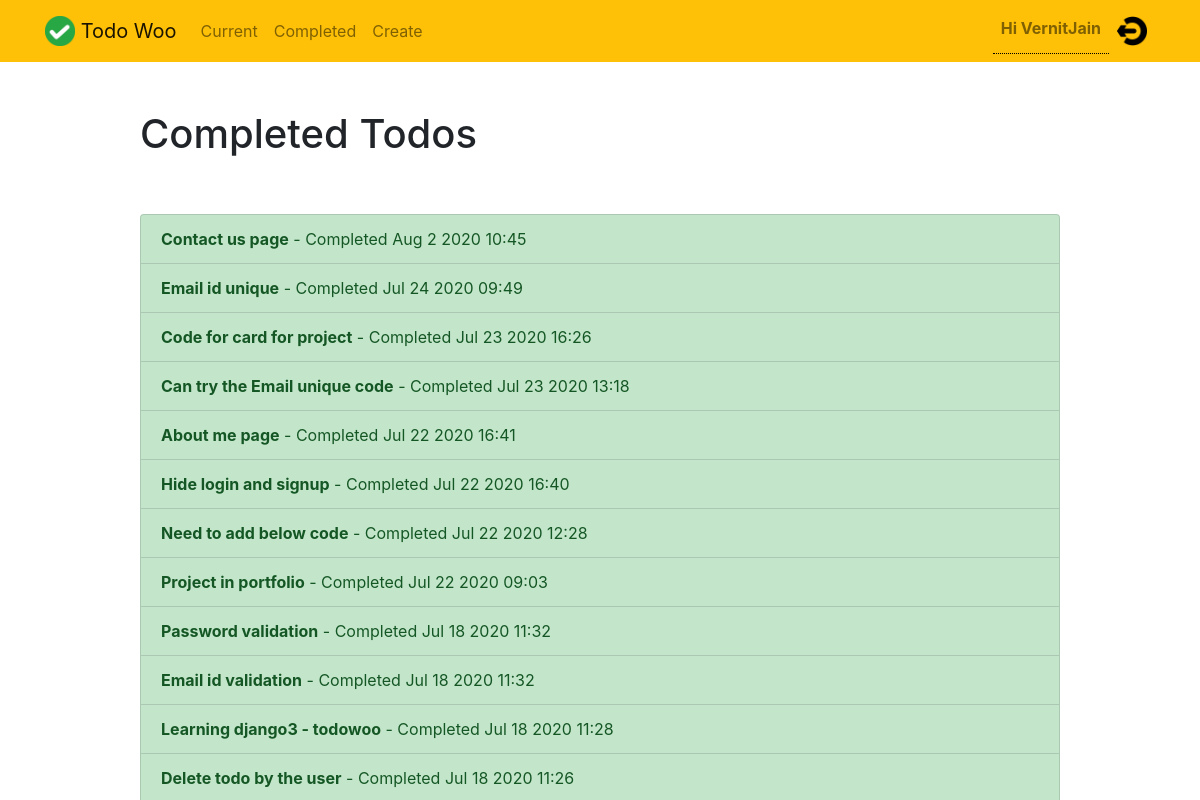
/todowoo/completed/ (signed in), run on the app's committed database.
### todowoo/models.py (models this page shows, shortened)
class Todo(models.Model):
    title= models.CharField(max_length=100)
    memo = models.TextField(blank=True)
    created = models.DateTimeField(auto_now_add=True)
    datecompleted=models.DateTimeField(null=True, blank=True)
    important = models.BooleanField(default=False)
    user = models.ForeignKey(User, on_delete=models.CASCADE)
    deleteTodoOrNot = models.BooleanField(default=False)

### todowoo/views.py (the view)
# urls.py: path('completed/', views.completedtodos, name='completedtodos'),
@login_required
def completedtodos(request):
    todos = Todo.objects.filter(user = request.user, datecompleted__isnull = False, deleteTodoOrNot = False).order_by('-datecompleted')
    return render(request, 'todowoo/completedtodos.html',{'todos': todos})

### todowoo/templates/todowoo/completedtodos.html
{% extends "todowoo/base.html" %}
{% block content %}
    <div class="row justify-content-center mt-5">
        <div class="col-md-10">
            <h1>Completed Todos</h1>
        </div>
    </div>
    <div class="row justify-content-center mt-5">
        <div class="col-md-10">
            <div class="list-group">
                {% for todo in todos %}
                    <a href="{% url 'todowoo:viewtodo' todo.id %}" class="list-group-item list-group-item-action list-group-item-success"><b>{{ todo.title }}</b> - Completed {{ todo.datecompleted|date:'M j Y H:i' }}</a>
                {% endfor %}
            </div>
        </div>
    </div>
{% endblock %}

### todowoo/templates/todowoo/base.html (shortened to what this page needs)
{% load static %}
<!doctype html>
<html lang="en">
<head>
    <link rel="stylesheet" href="{% static 'todowoo/css/bootstrap.min.css' %}">
    <link rel="stylesheet" href="{% static 'todowoo/css/custom.css' %}">
</head>
<body>
<nav class="navbar navbar-expand-md navbar-light bg-warning">
<div class="container">
    <a class="navbar-brand" href="{% url 'todowoo:todowoohome' %}">
         <img src="{% static 'todowoo/img/logo.png' %}" width="30" height="30" class="d-inline-block align-top">
        <span>Todo Woo</span>
    </a>
    <div class="collapse navbar-collapse" id="navbarNav">
    {% if user.is_authenticated %}
        <ul class="navbar-nav mr-auto">
                <li class="nav-item {{ current }}">
                    <a class="nav-link" href="{% url 'todowoo:currenttodos' %}">Current</a>
                </li>
                <li class="nav-item {{ completed }}">
                    <a class="nav-link" href="{% url 'todowoo:completedtodos' %}">Completed</a>
                </li>
                <li class="nav-item {{ create }}">
                    <a class="nav-link" href="{% url 'todowoo:createtodo' %}">Create</a>
                </li>
        </ul>
    {% endif %}
    <ul class="navbar-nav ml-auto">
            {% if user.is_authenticated %}
              <li class="nav-link userLoggedId"><b>Hi {{request.user.username}}</b> </li>
              <li class="nav-item">
                  <a href="#" onclick="$('#signOutBtn').click()" class="nav-link">
                    <img src="{% static 'todowoo/img/logout.png' %}" width="30" height="30" class="d-inline-block align-top">
                  </a>
              </li>
            {% endif %}
        </ul>
    </div>
</div>
</nav>
<div class="container">
{% block content %}{% endblock %}
</div>
</body>
</html>

### todowoo/static/todowoo/css/custom.css (style rules this page uses)
.userLoggedId { border-bottom: 1px dotted black; }

### data on the page
Todo: title "Contact us page", datecompleted "Aug 2 2020 10:45"
Todo: title "Email id unique", datecompleted "Jul 24 2020 09:49"
Todo: title "Code for card for project", datecompleted "Jul 23 2020 16:26"
Todo: title "Can try the Email unique code", datecompleted "Jul 23 2020 13:18"
Todo: title "About me page", datecompleted "Jul 22 2020 16:41"
Todo: title "Hide login and signup", datecompleted "Jul 22 2020 16:40"
Todo: title "Need to add below code", datecompleted "Jul 22 2020 12:28"
Todo: title "Project in portfolio", datecompleted "Jul 22 2020 09:03"
Todo: title "Password validation", datecompleted "Jul 18 2020 11:32"
Todo: title "Email id validation", datecompleted "Jul 18 2020 11:32"
Todo: title "Learning django3 - todowoo", datecompleted "Jul 18 2020 11:28"
Todo: title "Delete todo by the user", datecompleted "Jul 18 2020 11:26"

### other printed values
{{ request.user.username }} "VernitJain"
